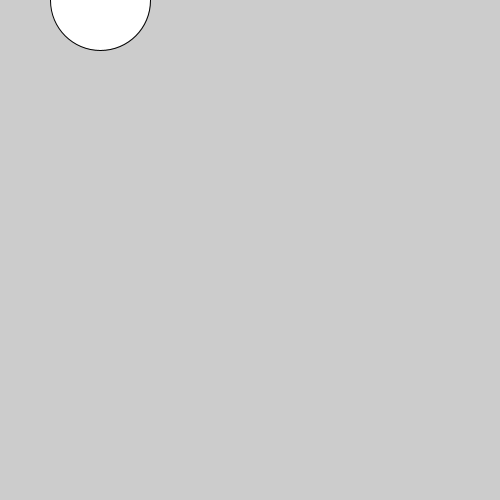
Frame 1 (no input)
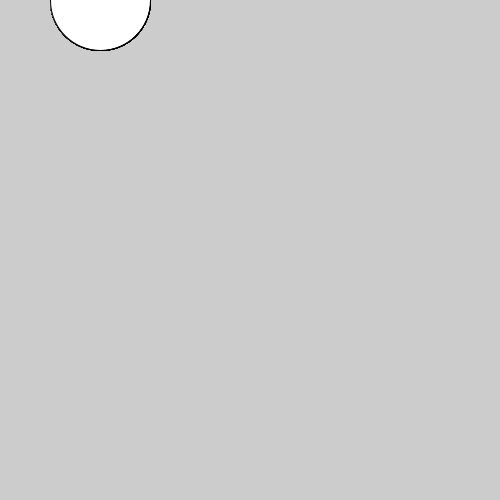
Frame 60 (the mouse pressed at the canvas centre just before this capture)
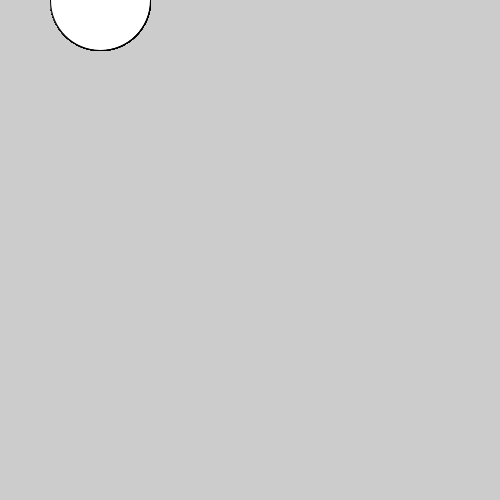
Frame 120 (the mouse held since frame 60 and released just before this capture)

The Processing sketch that drew these frames (run headless with seeded random() and noise(); from frame 60 on, the mouse is pressed at the canvas centre):

// Processing sketch: ex_20_1
// ── ex_20_1.pde
// ex 20.1
// Kirsten Low z3330533
//don't know why my ellipse isn't moving
void setup(){
  size(500,500);
  smooth();
  fill(255);
}


void draw() {
  frameRate(4);
  float y= 0.0;
  ellipse(100, y, 100, 100);
 y+=0.5; 
 if (y>0){
   y=-50.0;
 }
  println(frameCount);
}
